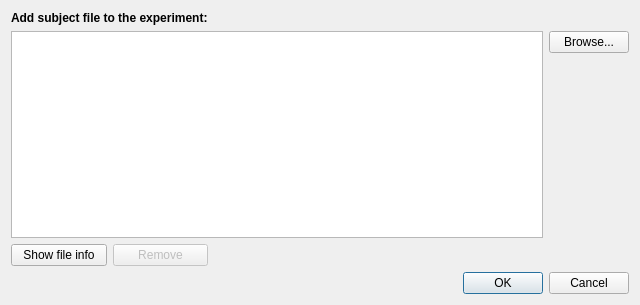
<?xml version="1.0" encoding="UTF-8"?>
<ui version="4.0">
 <class>AddSubject</class>
 <widget class="QDialog" name="AddSubject">
  <property name="geometry">
   <rect>
    <x>0</x>
    <y>0</y>
    <width>640</width>
    <height>305</height>
   </rect>
  </property>
  <property name="windowTitle">
   <string>Meggie - Add subject</string>
  </property>
  <layout class="QGridLayout" name="gridLayout">
   <item row="0" column="0" colspan="2">
    <widget class="QLabel" name="label">
     <property name="font">
      <font>
       <weight>75</weight>
       <bold>true</bold>
      </font>
     </property>
     <property name="text">
      <string>Add subject file to the experiment:</string>
     </property>
    </widget>
   </item>
   <item row="1" column="0" colspan="3">
    <layout class="QHBoxLayout" name="horizontalLayout">
     <item>
      <widget class="QListWidget" name="listWidgetFileNames">
       <property name="selectionMode">
        <enum>QAbstractItemView::ExtendedSelection</enum>
       </property>
      </widget>
     </item>
     <item>
      <layout class="QVBoxLayout" name="verticalLayout">
       <item>
        <widget class="QPushButton" name="pushButtonBrowse">
         <property name="sizePolicy">
          <sizepolicy hsizetype="Minimum" vsizetype="Fixed">
           <horstretch>0</horstretch>
           <verstretch>0</verstretch>
          </sizepolicy>
         </property>
         <property name="text">
          <string>Browse...</string>
         </property>
        </widget>
       </item>
       <item>
        <spacer name="verticalSpacer">
         <property name="orientation">
          <enum>Qt::Vertical</enum>
         </property>
         <property name="sizeHint" stdset="0">
          <size>
           <width>20</width>
           <height>40</height>
          </size>
         </property>
        </spacer>
       </item>
      </layout>
     </item>
    </layout>
   </item>
   <item row="2" column="0">
    <widget class="QPushButton" name="pushButtonShowFileInfo">
     <property name="text">
      <string>Show file info</string>
     </property>
    </widget>
   </item>
   <item row="3" column="2">
    <widget class="QDialogButtonBox" name="buttonBox">
     <property name="sizePolicy">
      <sizepolicy hsizetype="Expanding" vsizetype="Fixed">
       <horstretch>0</horstretch>
       <verstretch>0</verstretch>
      </sizepolicy>
     </property>
     <property name="orientation">
      <enum>Qt::Horizontal</enum>
     </property>
     <property name="standardButtons">
      <set>QDialogButtonBox::Cancel|QDialogButtonBox::Ok</set>
     </property>
    </widget>
   </item>
   <item row="2" column="1">
    <widget class="QPushButton" name="pushButtonRemove">
     <property name="enabled">
      <bool>false</bool>
     </property>
     <property name="text">
      <string>Remove</string>
     </property>
    </widget>
   </item>
  </layout>
 </widget>
 <resources/>
 <connections>
  <connection>
   <sender>buttonBox</sender>
   <signal>accepted()</signal>
   <receiver>AddSubject</receiver>
   <slot>accept()</slot>
   <hints>
    <hint type="sourcelabel">
     <x>248</x>
     <y>254</y>
    </hint>
    <hint type="destinationlabel">
     <x>157</x>
     <y>274</y>
    </hint>
   </hints>
  </connection>
  <connection>
   <sender>buttonBox</sender>
   <signal>rejected()</signal>
   <receiver>AddSubject</receiver>
   <slot>reject()</slot>
   <hints>
    <hint type="sourcelabel">
     <x>316</x>
     <y>260</y>
    </hint>
    <hint type="destinationlabel">
     <x>286</x>
     <y>274</y>
    </hint>
   </hints>
  </connection>
 </connections>
</ui>
